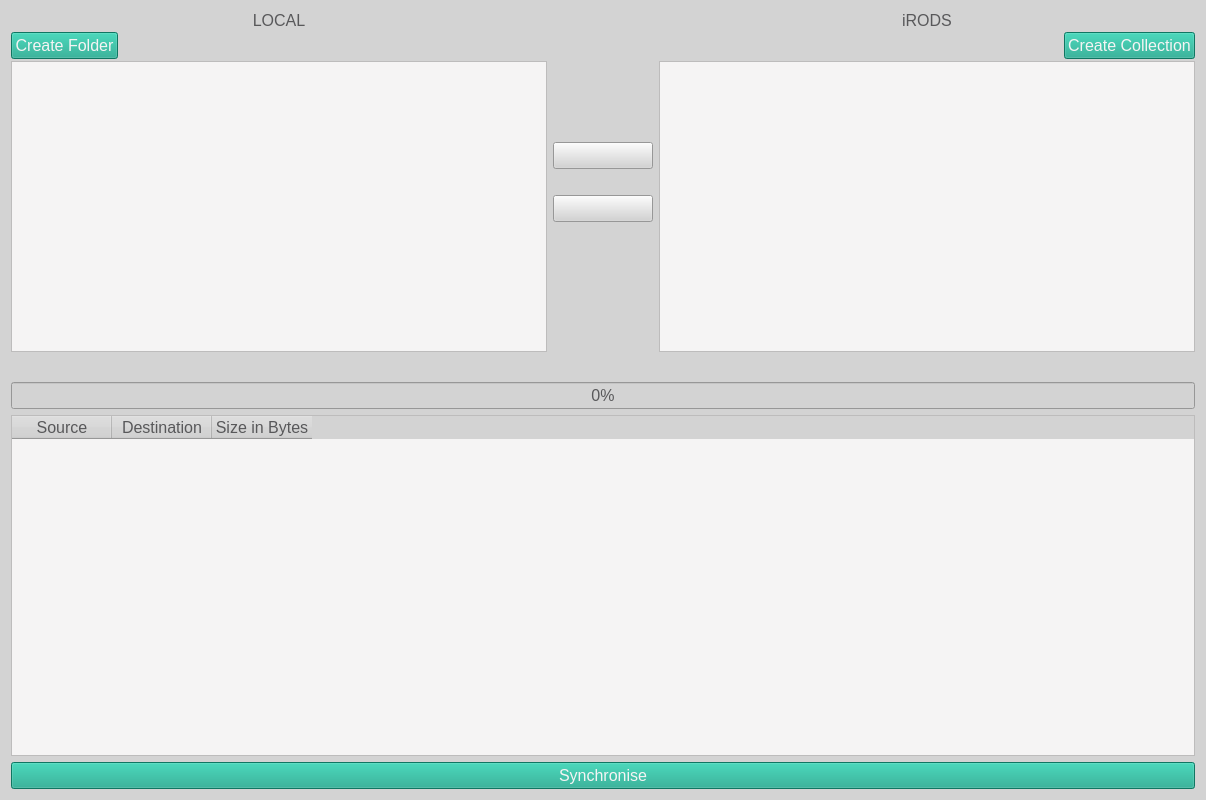
<?xml version="1.0" encoding="UTF-8"?>
<ui version="4.0">
 <class>tabSync</class>
 <widget class="QWidget" name="tabSync">
  <property name="geometry">
   <rect>
    <x>0</x>
    <y>0</y>
    <width>1206</width>
    <height>800</height>
   </rect>
  </property>
  <property name="sizePolicy">
   <sizepolicy hsizetype="Minimum" vsizetype="Preferred">
    <horstretch>0</horstretch>
    <verstretch>0</verstretch>
   </sizepolicy>
  </property>
  <property name="windowTitle">
   <string>Form</string>
  </property>
  <property name="styleSheet">
   <string notr="true">QWidget
{
    background-color: rgb(211,211,211);
    color: rgb(88, 88, 90);
    selection-background-color: rgb(21, 165, 137);
    selection-color: rgb(245, 244, 244);
    font: 12pt;
}

QProgressBar::chunk
{
  background-color: rgb(21, 165, 137);
  width: 5px;
}

QLabel#error_label
{
    color: rgb(220, 130, 30);
}

QLineEdit, QTextEdit, QTableWidget, QTreeView
{
   background-color:  rgb(245, 244, 244)
}

QPushButton
{
	background-color: rgb(21, 165, 137);
    color: rgb(245, 244, 244);
}

QPushButton#local_to_irods_button, QPushButton#irods_to_local_button
{
    background-color: rgb(211,211,211);
}

QPushButton#home_button, QPushButton#parent_button, QPushButton#refresh_button
{
    background-color: rgb(245, 244, 244);
}

QTabWidget#info_tabs
{
     background-color: background-color: rgb(211,211,211);
}

</string>
  </property>
  <layout class="QGridLayout" name="gridLayout">
   <item row="0" column="0">
    <layout class="QVBoxLayout" name="verticalLayout_11">
     <item>
      <layout class="QHBoxLayout" name="horizontalLayout_5" stretch="1,0,1">
       <item>
        <layout class="QVBoxLayout" name="verticalLayout_5" stretch="0,0,1">
         <property name="spacing">
          <number>2</number>
         </property>
         <property name="sizeConstraint">
          <enum>QLayout::SetDefaultConstraint</enum>
         </property>
         <item>
          <widget class="QLabel" name="label_19">
           <property name="sizePolicy">
            <sizepolicy hsizetype="Minimum" vsizetype="Minimum">
             <horstretch>0</horstretch>
             <verstretch>0</verstretch>
            </sizepolicy>
           </property>
           <property name="font">
            <font>
             <pointsize>12</pointsize>
             <weight>75</weight>
             <bold>true</bold>
            </font>
           </property>
           <property name="text">
            <string>LOCAL</string>
           </property>
           <property name="alignment">
            <set>Qt::AlignCenter</set>
           </property>
          </widget>
         </item>
         <item>
          <layout class="QHBoxLayout" name="horizontalLayout_13">
           <item>
            <widget class="QPushButton" name="create_dir_button">
             <property name="text">
              <string>Create Folder</string>
             </property>
            </widget>
           </item>
           <item>
            <widget class="QLabel" name="label">
             <property name="text">
              <string/>
             </property>
            </widget>
           </item>
           <item>
            <spacer name="horizontalSpacer_9">
             <property name="orientation">
              <enum>Qt::Horizontal</enum>
             </property>
             <property name="sizeHint" stdset="0">
              <size>
               <width>40</width>
               <height>20</height>
              </size>
             </property>
            </spacer>
           </item>
          </layout>
         </item>
         <item>
          <widget class="QTreeView" name="local_fs_tree">
           <property name="sizePolicy">
            <sizepolicy hsizetype="Preferred" vsizetype="Preferred">
             <horstretch>0</horstretch>
             <verstretch>0</verstretch>
            </sizepolicy>
           </property>
           <property name="styleSheet">
            <string notr="true"/>
           </property>
           <property name="sizeAdjustPolicy">
            <enum>QAbstractScrollArea::AdjustIgnored</enum>
           </property>
           <property name="editTriggers">
            <set>QAbstractItemView::NoEditTriggers</set>
           </property>
           <property name="selectionMode">
            <enum>QAbstractItemView::SingleSelection</enum>
           </property>
           <property name="headerHidden">
            <bool>true</bool>
           </property>
          </widget>
         </item>
        </layout>
       </item>
       <item>
        <layout class="QVBoxLayout" name="verticalLayout_15">
         <item>
          <spacer name="verticalSpacer_21">
           <property name="orientation">
            <enum>Qt::Vertical</enum>
           </property>
           <property name="sizeType">
            <enum>QSizePolicy::Expanding</enum>
           </property>
           <property name="sizeHint" stdset="0">
            <size>
             <width>20</width>
             <height>40</height>
            </size>
           </property>
          </spacer>
         </item>
         <item>
          <layout class="QGridLayout" name="gridLayout_7">
           <item row="0" column="0">
            <widget class="QPushButton" name="local_to_irods_button">
             <property name="minimumSize">
              <size>
               <width>100</width>
               <height>0</height>
              </size>
             </property>
             <property name="text">
              <string/>
             </property>
             <property name="icon">
              <iconset>
               <normaloff>../icons/arrow-right.png</normaloff>../icons/arrow-right.png</iconset>
             </property>
             <property name="iconSize">
              <size>
               <width>50</width>
               <height>50</height>
              </size>
             </property>
            </widget>
           </item>
           <item row="4" column="0">
            <widget class="QPushButton" name="irods_to_local_button">
             <property name="sizePolicy">
              <sizepolicy hsizetype="Minimum" vsizetype="Fixed">
               <horstretch>0</horstretch>
               <verstretch>0</verstretch>
              </sizepolicy>
             </property>
             <property name="minimumSize">
              <size>
               <width>100</width>
               <height>0</height>
              </size>
             </property>
             <property name="text">
              <string/>
             </property>
             <property name="icon">
              <iconset>
               <normaloff>../icons/arrow-left.png</normaloff>../icons/arrow-left.png</iconset>
             </property>
             <property name="iconSize">
              <size>
               <width>50</width>
               <height>50</height>
              </size>
             </property>
            </widget>
           </item>
           <item row="1" column="0">
            <spacer name="verticalSpacer_11">
             <property name="orientation">
              <enum>Qt::Vertical</enum>
             </property>
             <property name="sizeType">
              <enum>QSizePolicy::Maximum</enum>
             </property>
             <property name="sizeHint" stdset="0">
              <size>
               <width>20</width>
               <height>20</height>
              </size>
             </property>
            </spacer>
           </item>
          </layout>
         </item>
         <item>
          <spacer name="verticalSpacer_12">
           <property name="orientation">
            <enum>Qt::Vertical</enum>
           </property>
           <property name="sizeHint" stdset="0">
            <size>
             <width>20</width>
             <height>40</height>
            </size>
           </property>
          </spacer>
         </item>
        </layout>
       </item>
       <item>
        <layout class="QVBoxLayout" name="verticalLayout_16" stretch="0,0,1">
         <property name="spacing">
          <number>2</number>
         </property>
         <item>
          <widget class="QLabel" name="label_20">
           <property name="sizePolicy">
            <sizepolicy hsizetype="Preferred" vsizetype="Minimum">
             <horstretch>0</horstretch>
             <verstretch>0</verstretch>
            </sizepolicy>
           </property>
           <property name="font">
            <font>
             <pointsize>12</pointsize>
             <weight>75</weight>
             <bold>true</bold>
            </font>
           </property>
           <property name="text">
            <string>iRODS</string>
           </property>
           <property name="textFormat">
            <enum>Qt::PlainText</enum>
           </property>
           <property name="alignment">
            <set>Qt::AlignCenter</set>
           </property>
          </widget>
         </item>
         <item>
          <layout class="QHBoxLayout" name="horizontalLayout_15" stretch="0,0">
           <item>
            <spacer name="horizontalSpacer_14">
             <property name="orientation">
              <enum>Qt::Horizontal</enum>
             </property>
             <property name="sizeHint" stdset="0">
              <size>
               <width>40</width>
               <height>20</height>
              </size>
             </property>
            </spacer>
           </item>
           <item>
            <widget class="QPushButton" name="create_coll_button">
             <property name="text">
              <string>Create Collection</string>
             </property>
            </widget>
           </item>
          </layout>
         </item>
         <item>
          <widget class="QTreeView" name="irods_tree">
           <property name="sizePolicy">
            <sizepolicy hsizetype="Preferred" vsizetype="Preferred">
             <horstretch>0</horstretch>
             <verstretch>0</verstretch>
            </sizepolicy>
           </property>
           <property name="styleSheet">
            <string notr="true"/>
           </property>
           <property name="sizeAdjustPolicy">
            <enum>QAbstractScrollArea::AdjustToContents</enum>
           </property>
           <property name="editTriggers">
            <set>QAbstractItemView::NoEditTriggers</set>
           </property>
           <property name="selectionMode">
            <enum>QAbstractItemView::SingleSelection</enum>
           </property>
           <property name="headerHidden">
            <bool>true</bool>
           </property>
          </widget>
         </item>
        </layout>
       </item>
      </layout>
     </item>
     <item>
      <widget class="QLabel" name="error_label">
       <property name="text">
        <string/>
       </property>
      </widget>
     </item>
     <item>
      <widget class="QProgressBar" name="progress_bar">
       <property name="value">
        <number>0</number>
       </property>
       <property name="alignment">
        <set>Qt::AlignCenter</set>
       </property>
       <property name="textVisible">
        <bool>true</bool>
       </property>
      </widget>
     </item>
     <item>
      <widget class="QTableWidget" name="diff_table">
       <property name="minimumSize">
        <size>
         <width>0</width>
         <height>200</height>
        </size>
       </property>
       <property name="maximumSize">
        <size>
         <width>16777215</width>
         <height>350</height>
        </size>
       </property>
       <property name="selectionMode">
        <enum>QAbstractItemView::NoSelection</enum>
       </property>
       <property name="selectionBehavior">
        <enum>QAbstractItemView::SelectRows</enum>
       </property>
       <column>
        <property name="text">
         <string>Source</string>
        </property>
       </column>
       <column>
        <property name="text">
         <string>Destination</string>
        </property>
       </column>
       <column>
        <property name="text">
         <string>Size in Bytes</string>
        </property>
       </column>
      </widget>
     </item>
     <item>
      <widget class="QPushButton" name="sync_button">
       <property name="text">
        <string>Synchronise</string>
       </property>
      </widget>
     </item>
    </layout>
   </item>
  </layout>
 </widget>
 <resources/>
 <connections/>
</ui>
